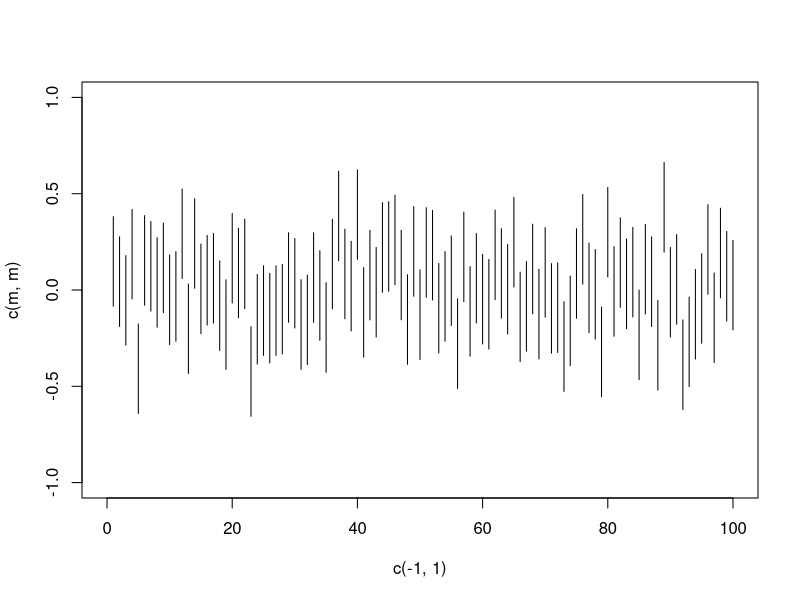

Here is the R script that generated this plot:
sigma= 1 
mu = 0
n = 50
m=100
plot(c(-1,1),
     c(m,m),
     ylim=c(-1,1),
     xlim=c(0,m))
for (i in 1:100)
{
data=rnorm(n,mu,sigma)
alpha=0.1
z=qnorm(alpha/2,mu,sigma)
error = z*sigma/sqrt(n)
min = mean(data) - error 
max = mean(data) + error
lines(c(i,i),c(min,max))
}
